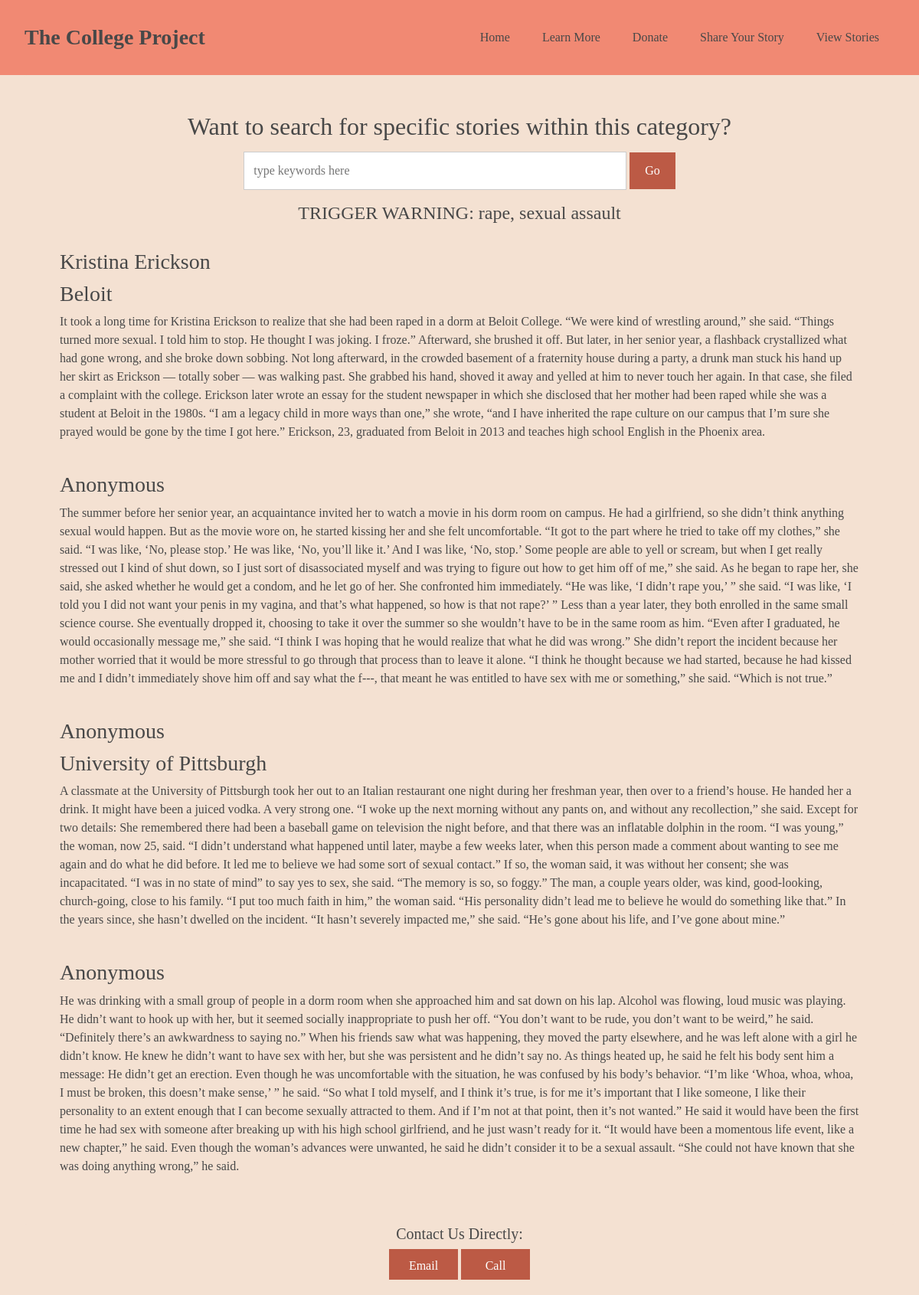
The page /viewassault on the database its author committed.
### tables this page shows
CREATE TABLE stories (StoryID integer, story str NOT NULL, name str, email str NOT NULL, college str, type str NOT NULL);

### application.py (the view)
@app.route("/viewassault", methods=["GET", "POST"])
def viewassault():
    if request.method == "POST":
        keywords = request.form.get("search")
        split_keywords = keywords.split(" ")
        stories = []
        for keyword in split_keywords:
            stories.append(db.execute("SELECT name, college, story FROM stories WHERE type='assault' AND story LIKE ? OR college LIKE ? OR name LIKE ?",
                                      '%' + keyword + '%', '%' + keyword + '%', '%' + keyword + '%'))
        return render_template("viewassault.html", stories=stories)
    else:
        all_stories = []
        all_stories.append(db.execute("SELECT name, college, story FROM stories WHERE type='assault'"))
        return render_template("viewassault.html", stories=all_stories)

### templates/viewassault.html (shortened to what this page needs)
{% extends "layout.html" %}
{% block main %}
<div style="text-align: center">
    <form action="/viewassault" method="post">
        <h2>Want to search for specific stories within this category?</h2>
        <input type="text" name="search" autocomplete="off" style="width: 500px" placeholder="type keywords here">
        <input type="submit" value="Go">
        <br><h4>TRIGGER WARNING: rape, sexual assault</h4>
    </form>
</div>
<div>
    {% for row in stories %}
        {% for i in row %}
            <br><b><h3>{{ i.name }}</h3></b>
            <h3>{{ i.college }}</h3>
            <p>{{ i.story }}</p>
        {% endfor %}
    {% endfor %}
</div>
{% endblock %}

### static/styles.css (style rules this page uses)
body, html { height: 100%; margin: 0; }
body { background-color: #f4e1d2; font-family: "Palatino Linotype", "Book Antiqua", Palatino, serif; color: #484848; }
* { box-sizing: border-box; }
input[type=text], select, textarea { width: 100%; padding: 12px; border: 1px solid #ccc; margin-top: 6px; margin-bottom: 16px; resize: vertical; }
input[type=submit] { background-color: #bc5a45; color: white; padding: 12px 20px; border: none; cursor: pointer; }

### rows shown on the page
stories: name "Kristina Erickson", college "Beloit", story "It took a long time for Kristina Erickson to realize that she had been raped in a dorm at Beloit College. “We were kind of wrestling around,” she said. “Things turned more sexual. I told him to stop. He thought I was joking. I froze.” Afterward, she brushed it off. But later, in her senior year, a flashback crystallized what had gone wrong, and she broke down sobbing. Not long afterward, in the crowded basement of a fraternity house during a party, a drunk man stuck his hand up her skirt as Erickson — totally sober — was walking past. She grabbed his hand, shoved it away and yelled at him to never touch her again. In that case, she filed a complaint with the college. Erickson later wrote an…"
stories: name "Anonymous", story "The summer before her senior year, an acquaintance invited her to watch a movie in his dorm room on campus. He had a girlfriend, so she didn’t think anything sexual would happen. But as the movie wore on, he started kissing her and she felt uncomfortable. “It got to the part where he tried to take off my clothes,” she said. “I was like, ‘No, please stop.’ He was like, ‘No, you’ll like it.’ And I was like, ‘No, stop.’ Some people are able to yell or scream, but when I get really stressed out I kind of shut down, so I just sort of disassociated myself and was trying to figure out how to get him off of me,” she said. As he began to rape her, she said, she asked whether he would get a condom,…"
stories: name "Anonymous", college "University of Pittsburgh", story "A classmate at the University of Pittsburgh took her out to an Italian restaurant one night during her freshman year, then over to a friend’s house. He handed her a drink. It might have been a juiced vodka. A very strong one. “I woke up the next morning without any pants on, and without any recollection,” she said. Except for two details: She remembered there had been a baseball game on television the night before, and that there was an inflatable dolphin in the room. “I was young,” the woman, now 25, said. “I didn’t understand what happened until later, maybe a few weeks later, when this person made a comment about wanting to see me again and do what he did before. It led me to believe we…"
stories: name "Anonymous", story "He was drinking with a small group of people in a dorm room when she approached him and sat down on his lap. Alcohol was flowing, loud music was playing. He didn’t want to hook up with her, but it seemed socially inappropriate to push her off. “You don’t want to be rude, you don’t want to be weird,” he said. “Definitely there’s an awkwardness to saying no.” When his friends saw what was happening, they moved the party elsewhere, and he was left alone with a girl he didn’t know. He knew he didn’t want to have sex with her, but she was persistent and he didn’t say no. As things heated up, he said he felt his body sent him a message: He didn’t get an erection. Even though he was uncomfortable…"
